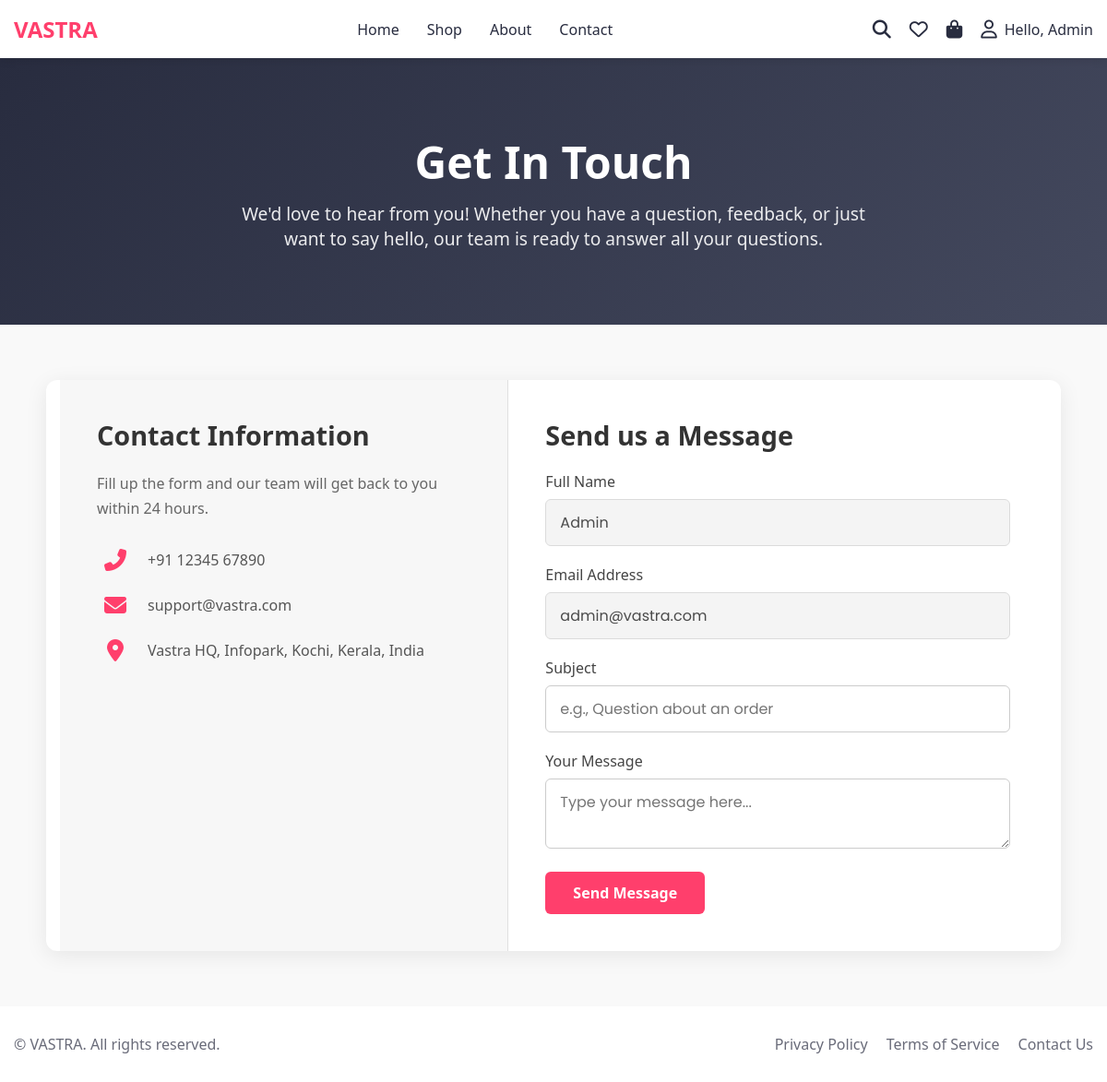
The app's page /contact.php (signed in) with its own data.
### tables this page shows
CREATE TABLE `users` (
  `user_id` int(11) NOT NULL,
  `fname` varchar(50) NOT NULL,
  `lname` varchar(50) NOT NULL,
  `email` varchar(50) NOT NULL,
  `phone` varchar(10) NOT NULL
);

### contact.php (the view, shortened to what this page needs)
<?php
include "config.php";
$is_logged_in = isset($_SESSION['is_logged_in']) && $_SESSION['is_logged_in'] === true;
$user_fullname = '';
$user_email = '';
$user_firstname = '';
if ($is_logged_in) {
    $user_id = $_SESSION['user_id'];
    $sql_user = "SELECT fname, lname, email FROM users WHERE user_id = ?";
    if ($stmt_user = mysqli_prepare($conn, $sql_user)) {
        mysqli_stmt_bind_param($stmt_user, "i", $user_id);
        mysqli_stmt_execute($stmt_user);
        $result_user = mysqli_stmt_get_result($stmt_user);
        if ($user_row = mysqli_fetch_assoc($result_user)) {
            $user_fullname = trim($user_row['fname'] . ' ' . $user_row['lname']);
            $user_email = $user_row['email'];
            $user_firstname = $user_row['fname'];
        }
    }
}
?>
<!DOCTYPE html>
<html lang="en">
<head>
    <link rel="stylesheet" href="https://cdnjs.cloudflare.com/ajax/libs/font-awesome/6.4.0/css/all.min.css">
    <link rel="stylesheet" href="index.css">
</head>
<body>
    <nav class="navbar">
        <div class="container nav-container">
            <a href="index.php" class="logo">VASTRA</a>
            <div class="nav-icons">
                <a href="search.php"><i class="fas fa-search"></i></a>
                <a href="wishlist.php"><i class="far fa-heart"></i></a>
                <a href="cart.php"><i class="fas fa-shopping-bag"></i></a>
                <div class="profile-card-container">
                    <a href="#" id="user-icon-btn"><i class="far fa-user"></i></a>
                    <?php if ($is_logged_in): ?>
                    <span class="user-greeting-text">Hello,
                        <?php echo htmlspecialchars($user_firstname); ?>
                    </span>
                    <?php endif; ?>
                </div>
            </div>
        </div>
    </nav>
    <header class="page-header-contact">
        <h1>Get In Touch</h1>
        <p>We'd love to hear from you! Whether you have a question, feedback, or just want to say hello, our team is
            ready to answer all your questions.</p>
    </header>
    <section class="contact-section">
        <div class="container">
            <div class="contact-wrapper">
                <div class="contact-info">
                    <h2>Contact Information</h2>
                    <p>Fill up the form and our team will get back to you within 24 hours.</p>
                    <div class="info-item"><i class="fas fa-phone-alt"></i><span>+91 12345 67890</span></div>
                    <div class="info-item"><i class="fas fa-envelope"></i><span>support@vastra.com</span></div>
                    <div class="info-item"><i class="fas fa-map-marker-alt"></i><span>Vastra HQ, Infopark, Kochi,
                            Kerala, India</span></div>
                </div>
                <div class="contact-form">
                    <h2>Send us a Message</h2>
                    <form action="contact.php" method="POST">
                        <div class="form-group">
                            <label for="name">Full Name</label>
                            <input type="text" id="name" name="name" placeholder="Your Name"
                                value="<?php echo htmlspecialchars($user_fullname); ?>" readonly>
                        </div>
                        <div class="form-group">
                            <label for="email">Email Address</label>
                            <input type="email" id="email" name="email" placeholder="your.email@example.com"
                                value="<?php echo htmlspecialchars($user_email); ?>" readonly>
                        </div>
                        <div class="form-group">
                            <label for="subject">Subject</label>
                            <input type="text" id="subject" name="subject" placeholder="e.g., Question about an order"
                                <?php if (!$is_logged_in) echo 'readonly' ; ?> required>
                        </div>
                        <div class="form-group">
                            <label for="message">Your Message</label>
                            <textarea id="message" name="message" placeholder="Type your message here..." <?php if
                                (!$is_logged_in) echo 'readonly' ; ?> required></textarea>
                        </div>
                        <?php if ($is_logged_in): ?>
                        <button type="submit" class="btn-submit">Send Message</button>
                        <?php else: ?>
                        <a href="login.php" class="btn-submit">Login to Send a Message</a>
                        <?php endif; ?>
                    </form>
                </div>
            </div>
        </div>
    </section>
</body>
</html>

### index.css (style rules this page uses)
:root { --primary: #ff3f6c; --primary-dark: #e6395a; --primary-rgb: 255, 63, 108; --secondary: #282c3f; --light-gray: #f5f5f6; --dark-gray: #696b79; --white: #ffffff; --black: #000000; --error: #c0392b; }
* { margin: 0; padding: 0; box-sizing: border-box; font-family: 'Segoe UI', Tahoma, Geneva, Verdana, sans-serif; }
body { background-color: #fafafa; color: var(--secondary); }
.container { width: 100%; max-width: 1200px; margin: 0 auto; padding: 0 15px; }
.navbar { background-color: var(--white); box-shadow: 0 2px 10px rgba(0, 0, 0, 0.1); position: sticky; top: 0; z-index: 100; padding: 15px 0; }
.nav-container { display: flex; justify-content: space-between; align-items: center; }
.logo { font-size: 24px; font-weight: 700; color: var(--primary); text-decoration: none; }
.nav-links { display: flex; gap: 30px; }
.nav-links a { text-decoration: none; color: var(--secondary); font-weight: 500; transition: color 0.3s; }
.nav-icons { display: flex; align-items: center; gap: 20px; }
.nav-icons a { color: var(--secondary); font-size: 20px; transition: color 0.3s; }
footer { background-color: var(--white); padding: 30px 0; margin-top: auto; }
.footer-content { display: flex; flex-direction: column; align-items: center; }
@media (min-width: 768px) { .footer-content { flex-direction: row; justify-content: space-between; align-items: center; } }
.copyright { color: var(--dark-gray); margin-bottom: 15px; }
@media (min-width: 768px) { .copyright { margin-bottom: 0; } }
.footer-links { display: flex; gap: 20px; }
.footer-links a { color: var(--dark-gray); text-decoration: none; transition: color 0.3s; }
.profile-card-container { position: relative; display: flex; align-items: center; }
.user-greeting-text { color: var(--secondary); font-size: 16px; font-weight: 500; margin-left: 8px; white-space: nowrap; cursor: pointer; transition: color 0.3s; }

### contact.php (style rules this page uses)
body { background-color: #f9f9f9; font-family: 'Poppins', Arial, sans-serif; }
.page-header-contact { background: linear-gradient(135deg, #282c3f 0%, #44495e 100%); padding: 80px 20px; text-align: center; color: white; }
.page-header-contact h1 { font-size: 3rem; margin-bottom: 10px; }
.page-header-contact p { font-size: 1.2rem; max-width: 700px; margin: 0 auto; opacity: 0.9; }
.contact-section { padding: 60px 20px; }
.contact-section .container { max-width: 1100px; margin: 0 auto; background-color: #fff; box-shadow: 0 5px 25px rgba(0, 0, 0, 0.08); border-radius: 12px; overflow: hidden; }
.contact-wrapper { display: grid; grid-template-columns: 1fr 1.2fr; }
.contact-info { background-color: #f7f7f7; padding: 40px; border-right: 1px solid #e0e0e0; }
.contact-info h2 { font-size: 1.8rem; margin-top: 0; margin-bottom: 20px; color: #333; }
.contact-info p { color: #666; line-height: 1.7; margin-bottom: 30px; }
.info-item { display: flex; align-items: center; margin-bottom: 25px; color: #555; }
.info-item i { font-size: 1.5rem; color: #ff3f6c; width: 40px; text-align: center; margin-right: 15px; }
.info-item span { font-size: 1rem; }
.contact-form { padding: 40px; }
.contact-form h2 { font-size: 1.8rem; margin-top: 0; margin-bottom: 20px; color: #333; }
.form-group { margin-bottom: 20px; }
.form-group label { display: block; margin-bottom: 8px; font-weight: 500; color: #444; }
.form-group input, .form-group textarea { width: 100%; padding: 12px 15px; border: 1px solid #ccc; border-radius: 6px; font-size: 1rem; font-family: 'Poppins', sans-serif; transition: border-color 0.3s, box-shadow 0.3s; }
.form-group input[readonly], .form-group textarea[readonly] { background-color: #f0f0f0; cursor: not-allowed; opacity: 0.7; }
.btn-submit { display: inline-block; background-color: #ff3f6c; color: white !important; padding: 12px 30px; border: none; border-radius: 6px; font-size: 1rem; font-weight: 600; cursor: pointer; transition: background-color 0.3s; text-decoration: none; text-align: center; }

### records on screen
users: fname "Admin", name "Admin", email "admin@vastra.com"
